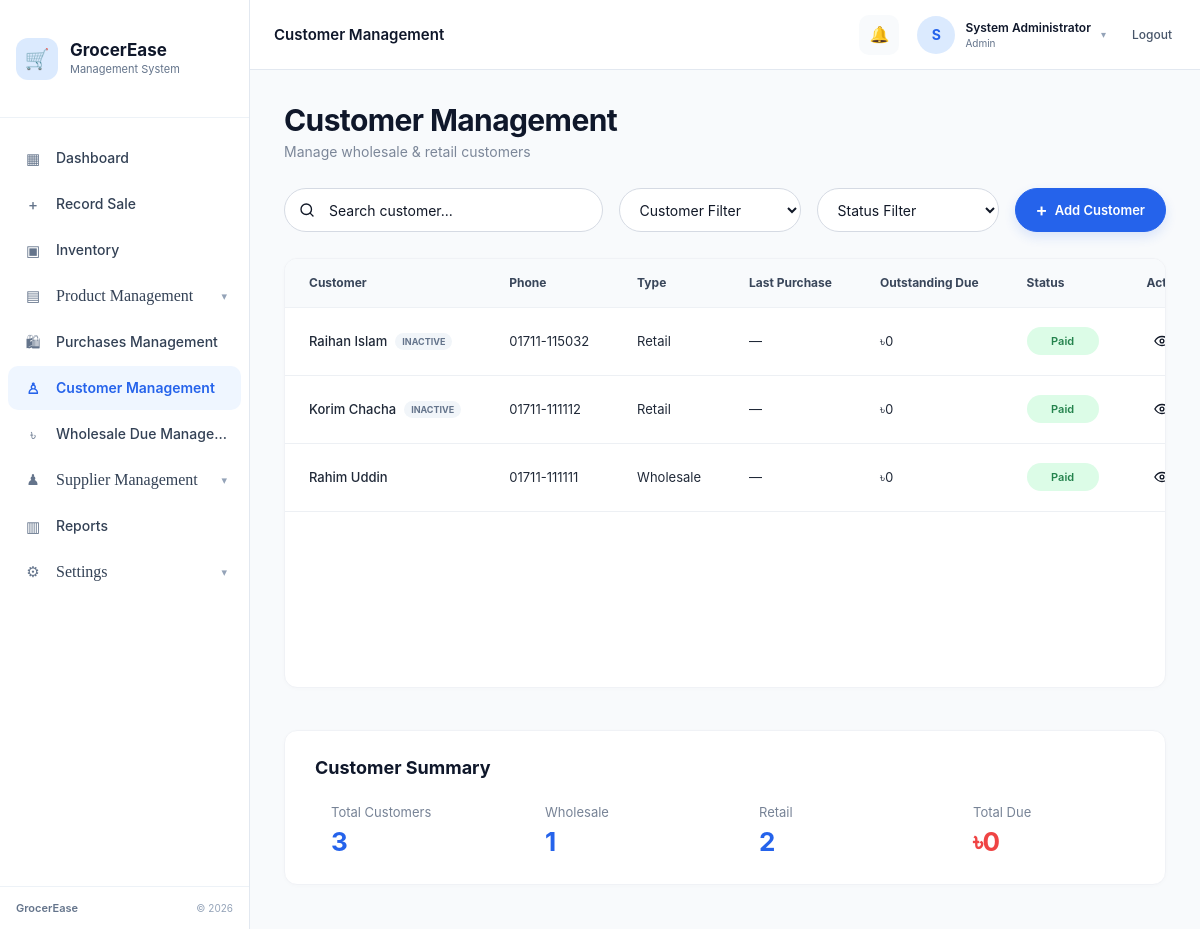
Screenshot of /modules/customers/index.php (signed in) with the database file from the repository.
### tables this page shows
CREATE TABLE `customers` (
  `customer_id` int(10) UNSIGNED NOT NULL,
  `customer_name` varchar(100) NOT NULL,
  `phone` varchar(20) DEFAULT NULL,
  `email` varchar(100) DEFAULT NULL,
  `address` text DEFAULT NULL,
  `customer_type` enum('Retail','Wholesale') NOT NULL DEFAULT 'Retail',
  `account_status` enum('Active','Inactive') NOT NULL DEFAULT 'Active',
  `opening_due` decimal(10,2) NOT NULL DEFAULT 0.00,
  `total_due` decimal(10,2) NOT NULL DEFAULT 0.00,
  `created_at` timestamp NOT NULL DEFAULT current_timestamp()
);

### modules/customers/index.php (the view, shortened to what this page needs)
<?php
require_once "../../config/database.php";
$basePath = "/grocery-shop";
function customerEscape($value)
{
    return htmlspecialchars((string) $value, ENT_QUOTES, 'UTF-8');
}
$search = isset($_GET['search'])
    ? trim($_GET['search'])
    : '';
$summary = [
    'total_customers' => 0,
    'wholesale' => 0,
    'retail' => 0,
    'total_due' => 0.00,
];
$summarySql = "
    SELECT
        COUNT(*) AS total_customers,
        COALESCE(SUM(customer_type = 'Wholesale'), 0) AS wholesale,
        COALESCE(SUM(customer_type = 'Retail'), 0) AS retail,
        COALESCE(SUM(total_due), 0) AS total_due
    FROM customers
";
$summaryResult = mysqli_query($conn, $summarySql);
if ($summaryResult) {
    $row = mysqli_fetch_assoc($summaryResult);
    $summary['total_customers'] = (int) $row['total_customers'];
    $summary['wholesale'] = (int) $row['wholesale'];
    $summary['retail'] = (int) $row['retail'];
    $summary['total_due'] = (float) $row['total_due'];
}
$customers = [];
$sql = "
    SELECT
        c.customer_id,
        c.customer_name,
        c.phone,
        c.email,
        c.address,
        c.customer_type,
        c.account_status,
        c.total_due,
        c.created_at,
        lp.last_purchase
    FROM customers c
    LEFT JOIN (
        SELECT
            customer_id,
            MAX(sale_date) AS last_purchase
        FROM sales
        WHERE customer_id IS NOT NULL
        GROUP BY customer_id
    ) lp
        ON c.customer_id = lp.customer_id
    WHERE 1 = 1
";
$sql .= "
    ORDER BY c.customer_id DESC
";
$customerResult = mysqli_query($conn, $sql);
if ($customerResult) {
    while ($row = mysqli_fetch_assoc($customerResult)) {
        $customers[] = $row;
    }
}
?>
<link rel="stylesheet" href="../../assets/css/sidebar.css">
<link rel="stylesheet" href="../../assets/css/topbar.css">
<link rel="stylesheet" href="../../assets/css/dashboard-layout.css">
<link rel="stylesheet" href="../../assets/css/customers.css">
<div class="app-layout">
    <aside class="app-sidebar-slot">
        <?php require_once "../../includes/sidebar.php"; ?>
    </aside>
    <div class="app-main-slot">
        <header class="app-topbar-slot">
            <?php require_once "../../includes/topbar.php"; ?>
        </header>
        <main class="dashboard-main-content">
            <div class="customers-page">
                <div class="customers-heading">
                    <h1>Customer Management</h1>
                    <p>Manage wholesale &amp; retail customers</p>
                </div>
                <form
                    method="GET"
                    action="<?php echo customerEscape($basePath); ?>/modules/customers/index.php"
                    class="customer-filter-form"
                >
                    <div class="customer-search-wrap">
                        <svg viewBox="0 0 24 24" aria-hidden="true">
                            <circle cx="11" cy="11" r="7"></circle>
                            <path d="m20 20-3.5-3.5"></path>
                        </svg>
                        <input
                            type="search"
                            name="search"
                            value="<?php echo customerEscape($search); ?>"
                            placeholder="Search customer..."
                            aria-label="Search customer"
                            autocomplete="off"
                        >
                    </div>
                    <select
                        name="customer_type"
                        class="customer-filter-select"
                        aria-label="Customer filter"
                        data-auto-submit="true"
                    >
                        <option value="">Customer Filter</option>
                    </select>
                    <select
                        name="payment_status"
                        class="customer-filter-select"
                        aria-label="Status filter"
                        data-auto-submit="true"
                    >
                        <option value="">Status Filter</option>
                    </select>
                    <a
                        href="<?php echo customerEscape($basePath); ?>/modules/customers/add.php"
                        class="add-customer-button"
                    >
                        <span aria-hidden="true">+</span>
                        Add Customer
                    </a>
                </form>
                <section class="customer-table-card">
                    <div class="customer-table-wrapper">
                        <table class="customer-table">
                            <thead>
                                <tr>
                                    <th>Customer</th>
                                    <th>Phone</th>
                                    <th>Type</th>
                                    <th>Last Purchase</th>
                                    <th>Outstanding Due</th>
                                    <th>Status</th>
                                    <th>Action</th>
                                </tr>
                            </thead>
                            <tbody>
                            <?php if (count($customers) > 0): ?>
                                <?php foreach ($customers as $customer): ?>
                                    <?php
                                    $hasDue = (float) $customer['total_due'] > 0;
                                    $paymentStatus = $hasDue ? 'Pending' : 'Paid';
                                    $lastPurchase = !empty($customer['last_purchase'])
                                        ? date('d M Y', strtotime($customer['last_purchase']))
                                        : '—';
                                    ?>
                                    <tr>
                                        <td>
                                            <div class="customer-name-cell">
                                                <span class="customer-name">
                                                    <?php echo customerEscape($customer['customer_name']); ?>
                                                </span>
                                                <?php if ($customer['account_status'] === 'Inactive'): ?>
                                                    <span class="account-inactive-label">Inactive</span>
                                                <?php endif; ?>
                                            </div>
                                        </td>
                                        <td>
                                            <?php echo !empty($customer['phone']) ? customerEscape($customer['phone']) : '—'; ?>
                                        </td>
                                        <td>
                                            <span class="type-text">
                                                <?php echo customerEscape($customer['customer_type']); ?>
                                            </span>
                                        </td>
                                        <td>
                                            <?php echo customerEscape($lastPurchase); ?>
                                        </td>
                                        <td class="due-amount <?php echo $hasDue ? 'has-due' : ''; ?>">
                                            ৳<?php echo number_format((float) $customer['total_due'], 0); ?>
                                        </td>
                                        <td>
                                            <span class="payment-badge <?php echo $hasDue ? 'payment-pending' : 'payment-paid'; ?>">
                                                <?php echo customerEscape($paymentStatus); ?>
                                            </span>
                                        </td>
                                        <td>
                                            <div class="customer-actions">
                                                <a
                                                    href="<?php echo customerEscape($basePath); ?>/modules/customers/view.php?id=<?php echo (int) $customer['customer_id']; ?>"
                                                    class="customer-action-button view-action"
                                                    title="View customer"
                                                    aria-label="View <?php echo customerEscape($customer['customer_name']); ?>"
                                                >
                                                    <svg viewBox="0 0 24 24" aria-hidden="true">
                                                        <path d="M2.5 12s3.5-6 9.5-6 9.5 6 9.5 6-3.5 6-9.5 6S2.5 12 2.5 12Z"></path>
                                                        <circle cx="12" cy="12" r="2.5"></circle>
                                                    </svg>
                                                </a>
                                            </div>
                                        </td>
                                    </tr>
                                <?php endforeach; ?>
                            <?php endif; ?>
                            </tbody>
                        </table>
                    </div>
                </section>
                <section class="customer-summary-card">
                    <h2>Customer Summary</h2>
                    <div class="customer-summary-grid">
                        <div class="summary-item">
                            <span class="summary-label">Total Customers</span>
                            <strong class="summary-value summary-blue">
                                <?php echo number_format($summary['total_customers']); ?>
                            </strong>
                        </div>
                        <div class="summary-item">
                            <span class="summary-label">Wholesale</span>
                            <strong class="summary-value summary-blue">
                                <?php echo number_format($summary['wholesale']); ?>
                            </strong>
                        </div>
                        <div class="summary-item">
                            <span class="summary-label">Retail</span>
                            <strong class="summary-value summary-blue">
                                <?php echo number_format($summary['retail']); ?>
                            </strong>
                        </div>
                        <div class="summary-item">
                            <span class="summary-label">Total Due</span>
                            <strong class="summary-value summary-red">
                                ৳<?php echo number_format($summary['total_due'], 0); ?>
                            </strong>
                        </div>
                    </div>
                </section>
            </div>
        </main>
    </div>
</div>

### assets/css/dashboard-layout.css (style rules this page uses)
.app-layout { width: 100%; min-height: 100vh; display: flex; align-items: stretch; background: var(--dashboard-bg); }
.app-sidebar-slot { flex: 0 0 var(--dashboard-sidebar-width); width: var(--dashboard-sidebar-width); min-width: var(--dashboard-sidebar-width); min-height: 100vh; position: relative; z-index: 1100; }
.app-main-slot { flex: 1 1 auto; width: calc( 100% - var(--dashboard-sidebar-width) ); min-width: 0; min-height: 100vh; display: flex; flex-direction: column; position: relative; background: var(--dashboard-bg); }
.app-topbar-slot { width: 100%; height: var(--dashboard-topbar-height); min-height: var(--dashboard-topbar-height); flex: 0 0 var(--dashboard-topbar-height); position: sticky; top: 0; z-index: 900; background: #ffffff; }
.dashboard-main-content { width: 100%; min-width: 0; flex: 1 1 auto; box-sizing: border-box; background: var(--dashboard-bg); }

### rows the page displays
customers: customer_name "Raihan Islam", account_status "INACTIVE", phone "01711-115032", customer_type "Retail", lastPurchase "—", total_due "0", total_due "Paid"
customers: customer_name "Korim Chacha", account_status "INACTIVE", phone "01711-111112", customer_type "Retail", lastPurchase "—", total_due "0", total_due "Paid"
customers: customer_name "Rahim Uddin", phone "01711-111111", customer_type "Wholesale", lastPurchase "—", total_due "0", total_due "Paid"

### other values shown
$pageTitle "Customer Management"
$userInitial "S"
$userName "System Administrator"
$userRole "Admin"
$summary['total_customers'] "3"
$summary['wholesale'] "1"
$summary['retail'] "2"
$summary['total_due'] "0"
